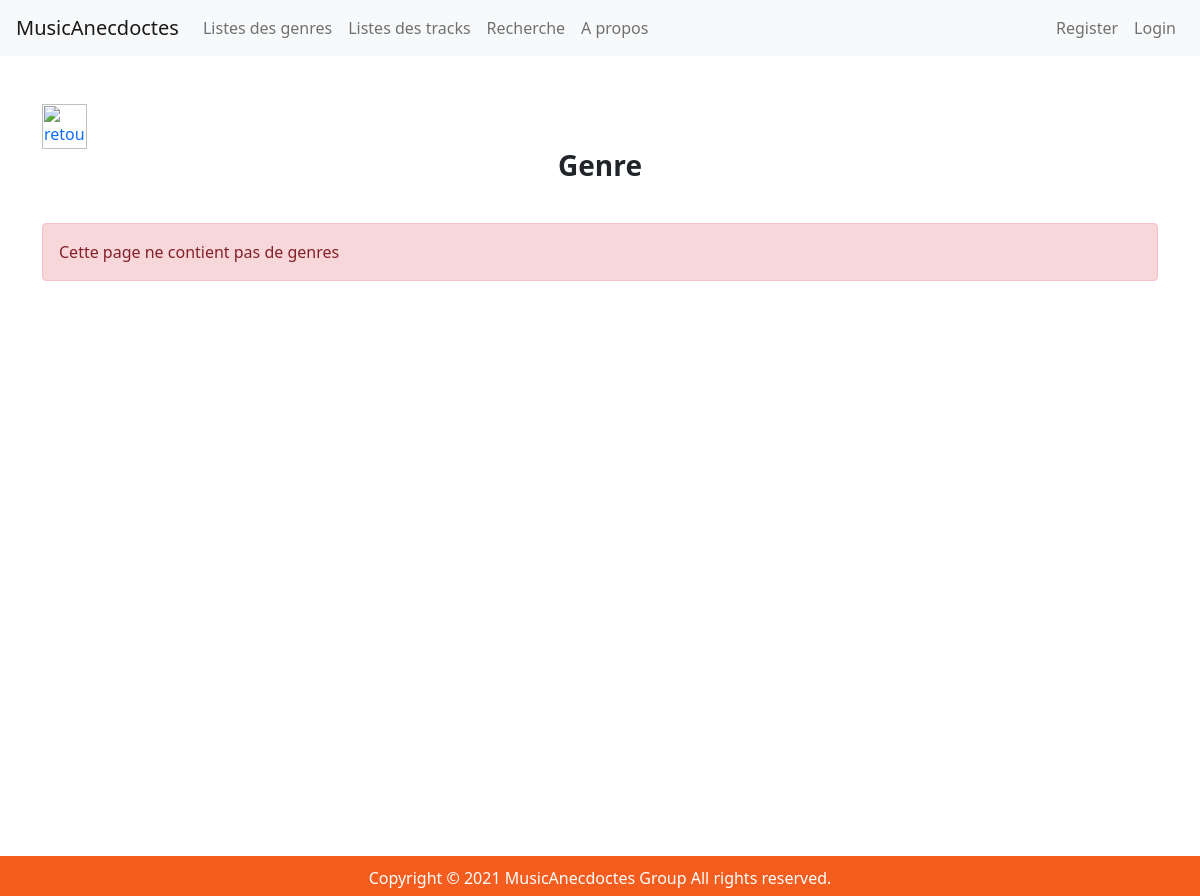
The page /index.php/genres on the database as committed earlier.
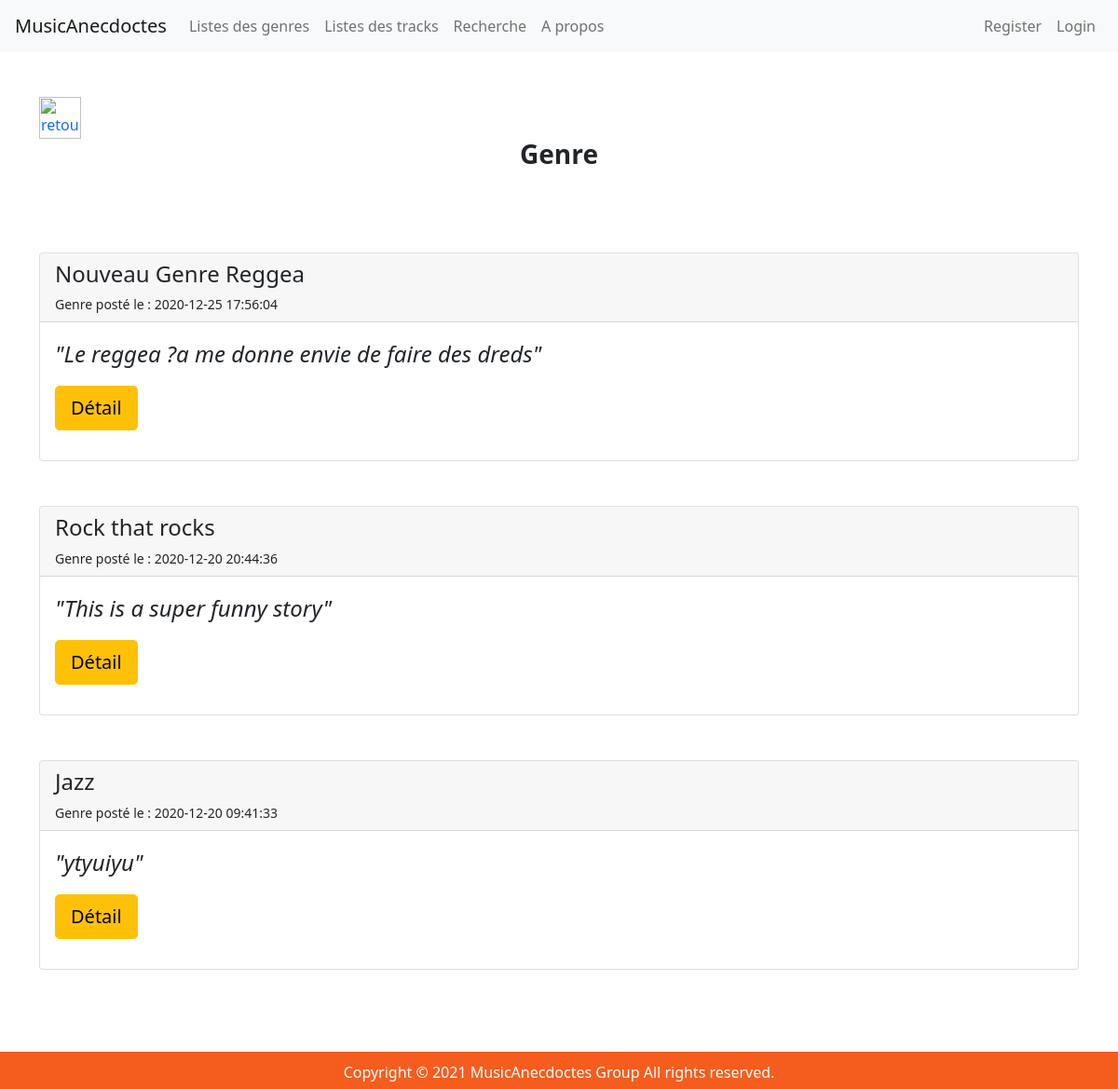
The same page on the database as committed later.
### tables this page shows
CREATE TABLE `genres` (
  `idGenre` int NOT NULL,
  `genreName` varchar(255) NOT NULL,
  `story` text NOT NULL,
  `slug` varchar(255) NOT NULL,
  `createdAt` timestamp NOT NULL DEFAULT CURRENT_TIMESTAMP,
  `updatedAt` timestamp NULL DEFAULT CURRENT_TIMESTAMP,
  `isValidated` tinyint NOT NULL,
  `idUser` int NOT NULL
);

### application/controllers/Genres.php (called while the page is built, shortened)
<?php
    class Genres extends CI_Controller {
        public function index(){
            $data['title'] = 'Genre';
            $this->load->library('pagination');
            $this->db->from('genres');
            $config['total_rows'] = $this->db->count_all_results();
            $data['total_rows'] = $config['total_rows'];
            $config['per_page'] = 6;
            $data['start'] = $this->uri->segment(3);
            $data['genres'] = $this->genre_model->get_genres(false, $config['per_page'], $data['start'], $data['genreSearch'] = NULL);
            $this->load->view('templates/header');
            $this->load->view('genres/index', $data);
            $this->load->view('templates/footer');
        }
    }

### index.php (called while the page is built, shortened)
<?php
require_once BASEPATH.'core/CodeIgniter.php';

### application/models/Genre_model.php (called while the page is built, shortened)
<?php
    class Genre_model extends CI_Model {
        public function get_genres($slug = FALSE, $limit, $start, $genreSearch = NULL){
            if($slug === FALSE){
            $this->db->order_by('createdAt', 'DESC');
            $query = $this->db->get('genres', $limit, $start);
            return $query->result_array();
            }
            $query = $this->db->get_where('genres', array('slug' => $slug));
            return $query->row_array();
        }
    }

### application/views/genres/index.php (the view, shortened to what this page needs)
<br><a href="javascript:history.go(-1)"><img src="https://www.pngarts.com/files/2/Back-PNG-Download-Image.png" width="45" height="45" border="0" alt="retour"></a>
<h5 style="text-align:center" class="h3 mb-3 fw-bold"><?= $title ?></h5>
<br>
<?php if (empty($genres)) : ?>
    <tr>
        <td>
            <div class="alert alert-danger" role="alert">
                Cette page ne contient pas de genres
            </div>
        </td>
    </tr>
<?php endif; ?>
<?php foreach($genres as $genre) : ?>
    <?php if($genre['isValidated'] == 1): ?>
        <div class="card my-5">
            <div class="card-header">
                <h4><?php echo $genre['genreName']; ?></h4>
                <small>Genre posté le : <?php echo $genre['createdAt']; ?></small>
            </div>
            <div class="card-body">
                <p class="card-text story">"<?php echo $genre['story'] ;?>"</p>
                <p style="text-align:left"><a class="btn btn-lg btn-warning" href="<?php echo site_url('/genres/'.$genre['slug']); ?>">Détail</a></p>
            </div>
        </div>
    <?php endif; ?>
<?php endforeach; ?>

Rows that differ between the two databases and show on the page:
added genres: genreName "Nouveau Genre Reggea", createdAt "2020-12-25 17:56:04", story "Le reggea ?a me donne envie de faire des dreds"
added genres: genreName "Rock that rocks", createdAt "2020-12-20 20:44:36", story "This is a super funny story"
added genres: genreName "Jazz", createdAt "2020-12-20 09:41:33", story "ytyuiyu"
Other text that changed with them:
text no longer shown: "Cette page ne contient pas de genres"
